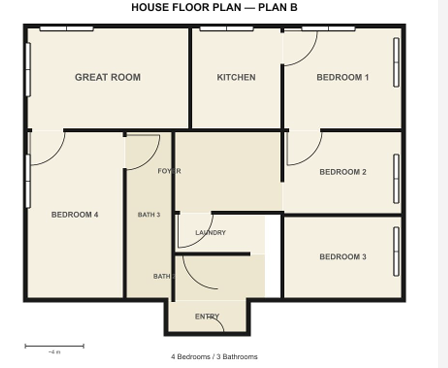
#> input picture backend/test/F2.png, 448 x 368 px
$ python test.py
#> lines starting #> are read from the running program, lines starting #| are printed output that depends on the picture; after the words box and inside, x2 and y2 are one past the last pixel; in counts of white or black regions, pixels touching at a corner belong together
import cv2
import numpy as np
import json
import math

# ─────────────────────────────────────────────
# DETECTION HELPERS  (unchanged from original)
# ─────────────────────────────────────────────

def detect_walls(image_path):
    img = cv2.imread(image_path)
    gray = cv2.cvtColor(img, cv2.COLOR_BGR2GRAY)
    _, mask = cv2.threshold(gray, 70, 255, cv2.THRESH_BINARY_INV)
    kernel = np.ones((3, 3), np.uint8)
    mask = cv2.morphologyEx(mask, cv2.MORPH_CLOSE, kernel)
    mask = cv2.morphologyEx(mask, cv2.MORPH_OPEN, kernel)
    cv2.imshow("debug_walls", mask)  # Debug: save wall mask
    return mask


def detect_gates(image_path):
    img = cv2.imread(image_path)
    if img is None:
        return np.zeros((100, 100), dtype=np.uint8)
    gray = cv2.cvtColor(img, cv2.COLOR_BGR2GRAY)
    mask = cv2.adaptiveThreshold(
        gray, 255, cv2.ADAPTIVE_THRESH_GAUSSIAN_C, cv2.THRESH_BINARY_INV, 11, 2
    )
    walls_mask = detect_walls(image_path)
    walls_mask = cv2.dilate(walls_mask, np.ones((3, 3), np.uint8), iterations=1)
    mask = cv2.subtract(mask, walls_mask)
    for k_size in [5, 15]:
        h_k = cv2.getStructuringElement(cv2.MORPH_RECT, (k_size, 1))
        v_k = cv2.getStructuringElement(cv2.MORPH_RECT, (1, k_size))
        lines = cv2.add(
            cv2.morphologyEx(mask, cv2.MORPH_OPEN, h_k),
            cv2.morphologyEx(mask, cv2.MORPH_OPEN, v_k),
        )
        mask = cv2.subtract(mask, cv2.dilate(lines, np.ones((3, 3), np.uint8)))
    cnts, _ = cv2.findContours(mask, cv2.RETR_EXTERNAL, cv2.CHAIN_APPROX_SIMPLE)
    clean_mask = np.zeros_like(mask)
    for c in cnts:
        area = cv2.contourArea(c)
        if area < 10:
            continue
        x, y, w, h = cv2.boundingRect(c)
        hull = cv2.convexHull(c)
        hull_area = cv2.contourArea(hull)
        solidity = float(area) / hull_area if hull_area > 0 else 0
        extent = float(area) / (w * h)
        if 0.2 < (float(w) / h) < 5.0 and solidity < 0.6 and extent < 0.5:
            cv2.drawContours(clean_mask, [c], -1, 255, -1)
    return cv2.morphologyEx(clean_mask, cv2.MORPH_CLOSE, np.ones((3, 3), np.uint8))


def detect_windows_by_shape(image_path):
    img = cv2.imread(image_path)
    gray = cv2.cvtColor(img, cv2.COLOR_BGR2GRAY)
    _, binary = cv2.threshold(gray, 200, 255, cv2.THRESH_BINARY_INV)
    vertical_kernel = cv2.getStructuringElement(cv2.MORPH_RECT, (1, 20))
    horizontal_kernel = cv2.getStructuringElement(cv2.MORPH_RECT, (20, 1))
    vertical_lines = cv2.morphologyEx(binary, cv2.MORPH_OPEN, vertical_kernel)
    horizontal_lines = cv2.morphologyEx(binary, cv2.MORPH_OPEN, horizontal_kernel)
    thick_mask = detect_walls(image_path)
    thick_mask_fat = cv2.dilate(thick_mask, np.ones((3, 3), np.uint8), iterations=1)
    thin_v = cv2.subtract(vertical_lines, thick_mask_fat)
    thin_h = cv2.subtract(horizontal_lines, thick_mask_fat)
    thin_lines = cv2.bitwise_or(thin_v, thin_h)
    return cv2.morphologyEx(thin_lines, cv2.MORPH_OPEN, np.ones((2, 2), np.uint8))


# ─────────────────────────────────────────────
# NEW: GEOMETRY UTILITIES
# ─────────────────────────────────────────────

def contour_to_line_segment(c):
    """
    Fit a contour to its principal axis and return (start, end) as pixel coords.
    Works well for thin, elongated wall/window contours.
    """
    pts = c.reshape(-1, 2).astype(np.float32)
    mean, eigvec = cv2.PCACompute(pts, mean=None)
    center = mean[0]
    axis = eigvec[0]

    # Project all points onto the principal axis
    projs = [(np.dot(p - center, axis), p) for p in pts]
    projs.sort(key=lambda x: x[0])

    start = projs[0][1]
    end = projs[-1][1]
    return (
        {"x": int(round(start[0])), "y": int(round(start[1]))},
        {"x": int(round(end[0])),   "y": int(round(end[1]))},
    )


# [9 lines left out: function bounding_rect_to_line, not called in this run]


def point_on_wall(pt, start, end):
    """
    Project a point onto the wall line and return how far along the wall it sits
    (offset from start) and the wall's total length.
    """
    sx, sy = start["x"], start["y"]
    ex, ey = end["x"],   end["y"]
    px, py = pt["x"],    pt["y"]

    dx, dy = ex - sx, ey - sy
    length = math.hypot(dx, dy)
    if length == 0:
        return 0, 0

    t = ((px - sx) * dx + (py - sy) * dy) / (length * length)
    offset = t * length
    return int(round(offset)), int(round(length))


def opening_width(c):
    """Estimate the width of an opening (gate/window) from its contour."""
    x, y, w, h = cv2.boundingRect(c)
    return max(w, h)


def find_nearest_wall(opening_center, wall_segments, threshold=30):
    """
    Return the index of the wall segment closest to `opening_center`.
    Returns None if the nearest wall is farther than `threshold` pixels.
    """
    best_idx, best_dist = None, float("inf")
    cx, cy = opening_center["x"], opening_center["y"]
    for i, (start, end, _) in enumerate(wall_segments):
        sx, sy = start["x"], start["y"]
        ex, ey = end["x"],   end["y"]
        dx, dy = ex - sx, ey - sy
        length = math.hypot(dx, dy)
        if length == 0:
            dist = math.hypot(cx - sx, cy - sy)
        else:
            t = max(0, min(1, ((cx - sx) * dx + (cy - sy) * dy) / (length * length)))
            nearest_x = sx + t * dx
            nearest_y = sy + t * dy
            dist = math.hypot(cx - nearest_x, cy - nearest_y)
        if dist < best_dist:
            best_dist, best_idx = dist, i
    return best_idx if best_dist <= threshold else None


def contour_center(c):
    M = cv2.moments(c)
    if M["m00"] == 0:
        x, y, w, h = cv2.boundingRect(c)
        return {"x": x + w // 2, "y": y + h // 2}
    return {"x": int(M["m10"] / M["m00"]), "y": int(M["m01"] / M["m00"])}


def segment_length(start, end):
    return math.hypot(end["x"] - start["x"], end["y"] - start["y"])


# ─────────────────────────────────────────────
# NEW: ROOM DETECTION via flood-fill on white space
# ─────────────────────────────────────────────

def detect_rooms(wall_mask, min_area=2000):
    """
    Invert the wall mask and flood-fill to find enclosed room regions.
    Returns a list of (name, bounding_box, mask) tuples.
    """
    h, w = wall_mask.shape
    # White space = potential rooms
    free = cv2.bitwise_not(wall_mask)
    # Clean tiny noise
    kernel = np.ones((5, 5), np.uint8)
    free = cv2.morphologyEx(free, cv2.MORPH_OPEN, kernel)

    visited = np.zeros((h, w), dtype=np.uint8)
    rooms = []

    seed_step = 10
    room_id = 0
    for y in range(0, h, seed_step):
        for x in range(0, w, seed_step):
            if free[y, x] == 255 and visited[y, x] == 0:
                # Use a fresh copy of 'free' as the flood canvas (no mask buffer)
                tmp = free.copy()
                area = cv2.floodFill(tmp, None, (x, y), 128)[0]

                # The filled region is wherever tmp became 128
                region_mask = ((tmp == 128).astype(np.uint8)) * 255

                # Mark as visited regardless of size to avoid re-processing
                visited[region_mask > 0] = 1

                if area < min_area:
                    continue

                # Derive bounding box from the filled region
                cnts, _ = cv2.findContours(region_mask, cv2.RETR_EXTERNAL, cv2.CHAIN_APPROX_SIMPLE)
                if not cnts:
                    continue
                rx, ry, rw, rh = cv2.boundingRect(max(cnts, key=cv2.contourArea))

                room_id += 1
                rooms.append({
                    "name": f"Room {room_id}",
                    "bbox": {"x": rx, "y": ry, "w": rw, "h": rh},
                    "mask": region_mask,
                })

    return rooms


# ─────────────────────────────────────────────
# NEW: MAIN — extract_coordinates
# ─────────────────────────────────────────────

def extract_coordinates(image_path="test/F2.png", output_json="floor_plan_data.json"):
    """
    Analyse a floor-plan image and write a JSON file with the structure:

    {
      "project_name": "...",
      "image_size": {"width": W, "height": H},
      "rooms": [
        {
          "name": "Room N",
          "walls": [
            {
              "id": "Room N_W0",
              "start": {"x": ..., "y": ...},
              "end":   {"x": ..., "y": ...},
              "length": ...,
              "openings": [
                {"type": "window"|"gate", "offset": ..., "width": ...}
              ]
            }
          ]
        }
      ]
    }
    """
#> called with image_path = 'test/F2.png', output_json = 'floor_plan_data.json'
    img = cv2.imread(image_path)
#> img is the input picture: shape (368, 448, 3); mean B, G, R 216.8, 226.2, 229.2
    if img is None:
        raise FileNotFoundError(f"Cannot open image: {image_path}")
    img_h, img_w = img.shape[:2]

    # 1. Get binary masks
    wall_mask   = detect_walls(image_path)
#> in detect_walls, `_, mask = cv2.threshold(gray, 70, 255, cv2.THRESH_BINARY_INV)`:
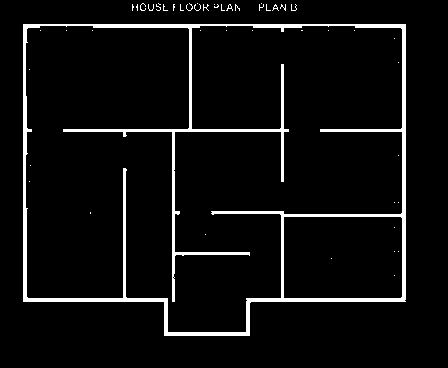
#> mask: shape (368, 448); 5.4% white; 49 white regions (48 under 20 px), largest, box (x1, y1, x2, y2) and area: (23, 24, 406, 336) 8673
    gate_mask   = detect_gates(image_path)
#> in detect_gates, `cnts, _ = cv2.findContours(mask, cv2.RETR_EXTERNAL, cv2.CHAIN_APPROX_S..`: cnts = 75 contours, 72 with area under 20; largest, box (x1, y1, x2, y2) and area: (342, 169, 353, 175) 40, (138, 152, 156, 168) 23, (297, 47, 314, 63) 20
#> the loop in detect_gates, `for c in cnts:` made 75 passes
#> (area, x, y, w, h, hull_area, solidity, extent) on passes 34, 36, 51: (40, 342, 169, 11, 6, 48, 0.833, 0.606), (23, 138, 152, 18, 16, 51.5, 0.447, 0.0799), (20.5, 297, 47, 17, 16, 46.5, 0.441, 0.0754)
    window_mask = detect_windows_by_shape(image_path)
#> in detect_windows_by_shape, `_, binary = cv2.threshold(gray, 200, 255, cv2.THRESH_BINARY_INV)`:
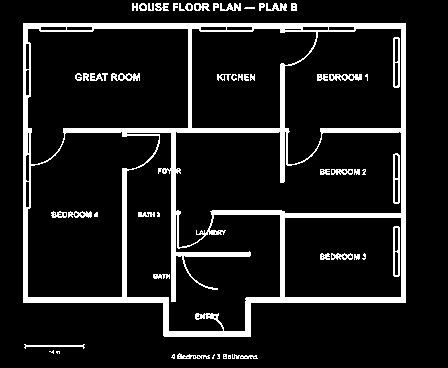
#> binary: shape (368, 448); 10.8% white; 55 white regions (12 under 20 px), largest, box (x1, y1, x2, y2) and area: (23, 23, 406, 337) 14644, (393, 37, 400, 88) 217, (393, 226, 400, 277) 217
#> in detect_windows_by_shape, `vertical_kernel = cv2.getStructuringElement(cv2.MORPH_RECT, (1, 20))`: vertical_kernel = 20 values from 1 to 1
#> in detect_windows_by_shape, `return cv2.morphologyEx(thin_lines, cv2.MORPH_OPEN, np.ones((2, 2), np..`:
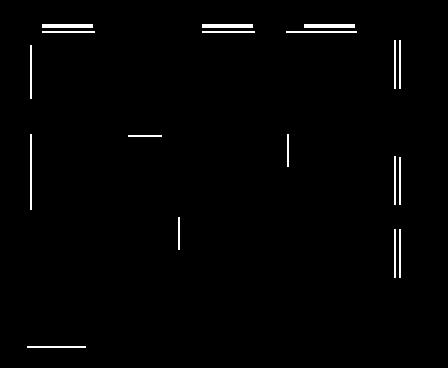
#> returned value: shape (368, 448); 1.3% white in thin lines or dots, all inside (x1, y1, x2, y2) = (27, 24, 401, 348)

    # 2. Extract wall line segments
    wall_cnts, _ = cv2.findContours(wall_mask, cv2.RETR_EXTERNAL, cv2.CHAIN_APPROX_SIMPLE)
#> wall_cnts = 15 contours, 10 with area under 20; largest, box (x1, y1, x2, y2) and area: (23, 24, 406, 336) 13834, (63, 24, 289, 274) 1674, (253, 24, 302, 32) 153, (153, 4, 164, 11) 50, (172, 277, 175, 302) 48
    raw_walls = []   # list of (start, end, contour)
    for c in wall_cnts:
        if cv2.contourArea(c) < 20:
            continue
        start, end = contour_to_line_segment(c)
        # Skip degenerate (near-zero-length) segments
        if segment_length(start, end) < 5:
            continue
        raw_walls.append((start, end, c))
#> this loop made 15 passes
#> c on passes 5, 6, 7, 9, 10, 11, 12, 13: [[235, 6], [235, 8], [237, 8], [237, 6]], [[281, 5], [281, 7], [285, 7], [285, 5]], [[274, 5], [274, 8], [276, 8], [276, 5]], [[200, 5], [200, 8], [203, 8], [203, 5]], [[191, 5], [191, 8], [194, 8], [194, 5]], [[145, 5], [145, 8], [148, 8], [148, 5]], [[137, 5], [137, 9], [140, 9], [140, 5]], [[263, 4], [263, 6], [266, 6], [266, 4]]
#> after the loop, raw_walls = 5 items

    # 3. Collect openings (gates + windows) and attach to nearest wall
    openings_by_wall = {i: [] for i in range(len(raw_walls))}
#> openings_by_wall = {0: [], 1: [], 2: [], 3: [], 4: []}

    for opening_type, mask in [("gate", gate_mask), ("window", window_mask)]:
        cnts, _ = cv2.findContours(mask, cv2.RETR_EXTERNAL, cv2.CHAIN_APPROX_SIMPLE)
        for c in cnts:
            if cv2.contourArea(c) < 8:
                continue
            center = contour_center(c)
            width  = opening_width(c)
            wall_idx = find_nearest_wall(center, raw_walls, threshold=40)
            if wall_idx is None:
                continue
            start, end, _ = raw_walls[wall_idx]
            offset, _ = point_on_wall(center, start, end)
            openings_by_wall[wall_idx].append({
                "type":   opening_type,
                "offset": max(0, offset),
                "width":  int(width),
            })
#> this loop made 2 passes
#> opening_type on passes 1 to 2: 'gate', 'window'

    # 4. Detect rooms and assign walls to rooms
    rooms_detected = detect_rooms(wall_mask, min_area=2000)
#> in detect_rooms, `h, w = wall_mask.shape`: h = 368; w = 448
#> after the loop in detect_rooms, `for y in range(0, h, seed_step):`:
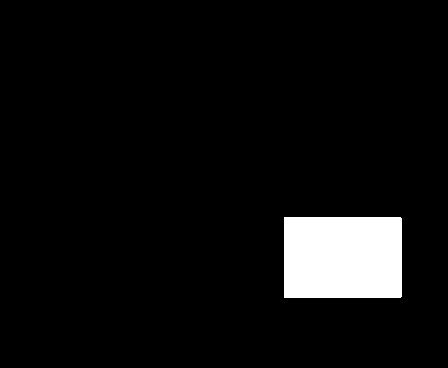
#> region_mask: shape (368, 448); 5.8% white; 1 white region, box (x1, y1, x2, y2) and area: (284, 217, 402, 298) 9556
#> after the loop in detect_rooms, `for y in range(0, h, seed_step):`:
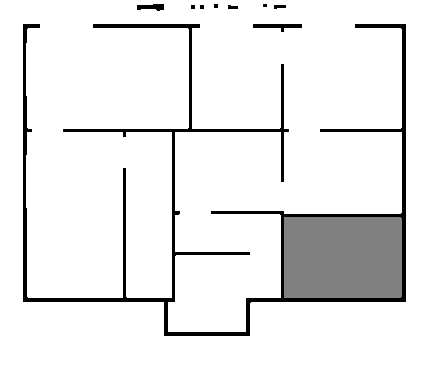
#> tmp: shape (368, 448); min 0, max 255, mean 234.3
#> after the loop in detect_rooms, `for y in range(0, h, seed_step):`: room_id = 2; rooms = 2 items
#> rooms_detected = 2 items

    def wall_belongs_to_room(start, end, room_mask):
        """True if the midpoint of the wall lies on the boundary of the room."""
        mx = (start["x"] + end["x"]) // 2
        my = (start["y"] + end["y"]) // 2
        # Check a small neighbourhood around the mid-point for room-mask pixels
        r = 15
        patch = room_mask[
            max(0, my - r): min(img_h, my + r),
            max(0, mx - r): min(img_w, mx + r),
        ]
        return patch.any()

    result_rooms = []
    assigned = set()

    for room in rooms_detected:
        room_walls = []
        mask = room["mask"]
        for i, (start, end, _) in enumerate(raw_walls):
            if wall_belongs_to_room(start, end, mask):
                wall_id = f"{room['name'].replace(' ', '_')}_W{len(room_walls)}"
                room_walls.append({
                    "id":       wall_id,
                    "start":    start,
                    "end":      end,
                    "length":   int(round(segment_length(start, end))),
                    "openings": openings_by_wall.get(i, []),
                })
                assigned.add(i)

        if room_walls:
            result_rooms.append({
                "name":  room["name"],
                "walls": room_walls,
            })
#> this loop made 2 passes
#> pass 1, in extract_coordinates, `mask = room["mask"]`:
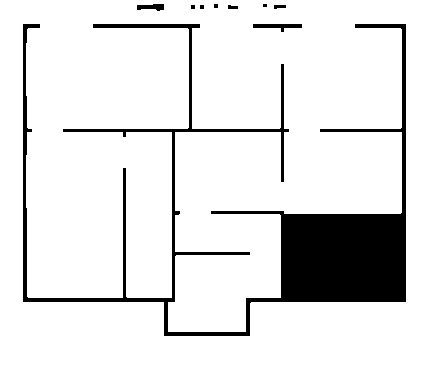
#> mask: shape (368, 448); 89% white; 9 black regions (4 under 20 px), largest, box (x1, y1, x2, y2) and area: (23, 24, 406, 336) 17716, (253, 24, 302, 32) 208, (137, 4, 164, 11) 134, (274, 5, 286, 9) 39, (228, 5, 238, 9) 33
#> pass 1, in wall_belongs_to_room (call 3), `patch = room_mask[ max(0, my - r): min(img_h, my + r), max(0, mx - r):..`:
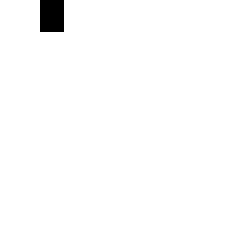
#> patch: shape (30, 30) (shown 8 times larger); 98.7% white; 1 black region (1 under 20 px)
#> after the loop, assigned = 5 items; result_rooms = 1 item

    # 5. Any walls not yet assigned → put in an "Exterior / Unknown" room
    unassigned = [i for i in range(len(raw_walls)) if i not in assigned]
#> unassigned = []
    if unassigned:
        ext_walls = []
        for i in unassigned:
            start, end, _ = raw_walls[i]
            wall_id = f"Exterior_W{len(ext_walls)}"
            ext_walls.append({
                "id":       wall_id,
                "start":    start,
                "end":      end,
                "length":   int(round(segment_length(start, end))),
                "openings": openings_by_wall.get(i, []),
            })
        result_rooms.append({"name": "Exterior / Unknown", "walls": ext_walls})

    # 6. Build final output dict
    output = {
        "project_name": image_path,
        "image_size":   {"width": img_w, "height": img_h},
        "rooms":        result_rooms,
    }

    # 7. Write JSON
    # with open(output_json, "w") as f:
    #     json.dump(output, f, indent=2)

    print(f"✅  Saved coordinate data to: {output_json}")
    print(f"    Rooms found : {len(result_rooms)}")
#|     Rooms found : 1
    print(f"    Total walls : {sum(len(r['walls']) for r in result_rooms)}")
#|     Total walls : 5
    print(f"    Total openings: {sum(len(w['openings']) for r in result_rooms for w in r['walls'])}")
#|     Total openings: 15
    return output


# ─────────────────────────────────────────────
# RUN
# ─────────────────────────────────────────────

if __name__ == "__main__":
    data = extract_coordinates(
        image_path="test/F2.png",
        output_json="floor_plan_data.json",
    )
#> data = 3 items

    # Pretty-print a preview of the first room to stdout
    if data["rooms"]:
        print("\n--- Preview: first room ---")
        print(json.dumps(data["rooms"][0], indent=2))
#> (printed output is left out)

$ run again, with backend/test/F1.png copied over backend/test/F2.png
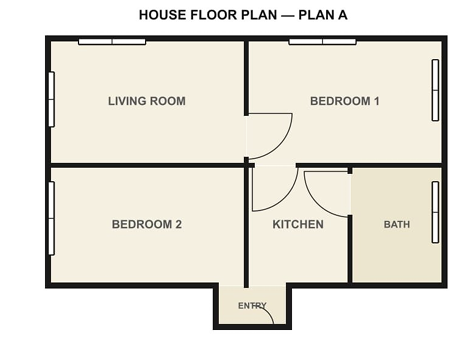
#> input picture backend/test/F1.png, 474 x 339 px
#> in extract_coordinates, img is the input picture: shape (339, 474, 3); mean B, G, R 217.1, 226.1, 228.9
#> walls_mask: shape (339, 474); 8.5% white; 11 white regions, largest, box (x1, y1, x2, y2) and area: (44, 35, 448, 331) 13153, (317, 10, 334, 20) 133, (268, 11, 277, 19) 56
#> in detect_gates, `cnts, _ = cv2.findContours(mask, cv2.RETR_EXTERNAL, cv2.CHAIN_APPROX_S..`: cnts = 75 contours, 72 with area under 20; largest, box (x1, y1, x2, y2) and area: (308, 191, 332, 214) 28, (270, 183, 295, 208) 26, (265, 131, 289, 156) 24
#> the loop in detect_gates, `for c in cnts:` made 75 passes
#> (area, x, y, w, h, hull_area, solidity, extent) on passes 23, 25, 30: (27.5, 308, 191, 24, 23, 94, 0.293, 0.0498), (25.5, 270, 183, 25, 25, 112, 0.228, 0.0408), (24, 265, 131, 24, 25, 99, 0.242, 0.04)
#> in detect_windows_by_shape, `_, binary = cv2.threshold(gray, 200, 255, cv2.THRESH_BINARY_INV)`:
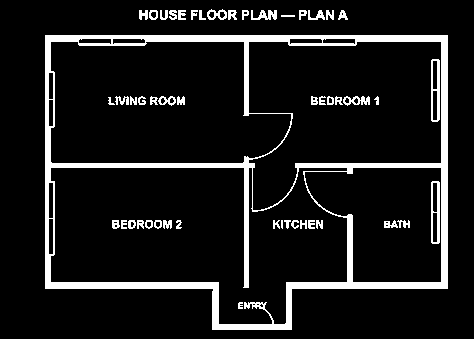
#> binary: shape (339, 474); 10.2% white; 50 white regions (1 under 20 px), largest, box (x1, y1, x2, y2) and area: (45, 35, 448, 330) 13108, (431, 59, 440, 122) 333, (431, 181, 440, 244) 332
#> vertical_kernel = 20 values from 1 to 1
#> vertical_lines: shape (339, 474); 3.8% white; 14 white regions, largest, box (x1, y1, x2, y2) and area: (441, 36, 448, 290) 1778, (45, 36, 51, 290) 1276, (244, 157, 249, 289) 658
#> horizontal_lines: shape (339, 474); 4.7% white; 10 white regions, largest, box (x1, y1, x2, y2) and area: (46, 35, 449, 42) 2430, (46, 282, 220, 289) 1218, (287, 282, 449, 289) 1134
#> thin_v: shape (339, 474); 0.59% white in thin lines or dots, all inside (x1, y1, x2, y2) = (45, 60, 448, 290)
#> thin_h: shape (339, 474); 0.32% white; 9 white regions (5 under 20 px), largest, box (x1, y1, x2, y2) and area: (79, 43, 148, 46) 199, (289, 43, 358, 46) 199, (249, 113, 294, 114) 45, (304, 171, 347, 172) 43
#> thin_lines: shape (339, 474); 0.9% white; 20 white regions (9 under 20 px), largest, box (x1, y1, x2, y2) and area: (79, 43, 148, 46) 199, (289, 43, 358, 46) 199, (437, 182, 440, 245) 187
#> wall_cnts = 12 contours, 10 with area under 20; largest, box (x1, y1, x2, y2) and area: (45, 36, 447, 330) 103928, (318, 11, 333, 19) 50
#> the loop in extract_coordinates, `for c in wall_cnts:` made 12 passes
#> c on passes 2, 3, 4, 5, 6, 7, 11: [[273, 14], [273, 17], [275, 17], [275, 14]], [[225, 13], [225, 15], [229, 15], [229, 13]], [[146, 13], [146, 15], [150, 15], [150, 13]], [[269, 12], [269, 15], [271, 15], [271, 12]], [[215, 12], [215, 16], [218, 16], [218, 12]], [[156, 12], [156, 16], [160, 16], [160, 12]], [[247, 11], [247, 13], [251, 13], [251, 11]]
#> after the loop in extract_coordinates, `for c in wall_cnts:`: raw_walls = 2 items
#> openings_by_wall = {0: [], 1: []}
#> the loop in extract_coordinates, `for opening_type, mask in [("gate", gate_mask), ("window", window_mask..` made 2 passes
#> opening_type on passes 1 to 2: 'gate', 'window'
#> in detect_rooms, `h, w = wall_mask.shape`: h = 339; w = 474
#> after the loop in detect_rooms, `for y in range(0, h, seed_step):`: room_id = 2; rooms = 2 items
#> the loop in extract_coordinates, `for room in rooms_detected:` made 2 passes
#> pass 2, in wall_belongs_to_room (call 3), `patch = room_mask[ max(0, my - r): min(img_h, my + r), max(0, mx - r):..`:
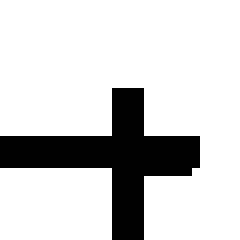
#> patch: shape (30, 30) (shown 8 times larger); 81.6% white; 1 black region, box (x1, y1, x2, y2) and area: (0, 11, 25, 30) 166
#> unassigned = []
#|     Rooms found : 2
#|     Total walls : 2
#|     Total openings: 5
#> data = 3 items
#> (printed output is left out)
